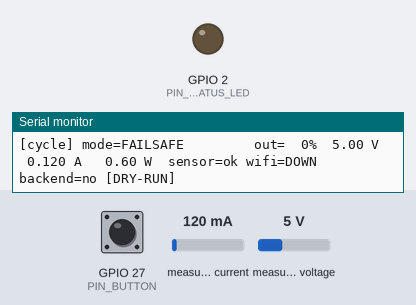
The sketch below on a simulated ESP32. Parts: output pins drawn as LEDs (lit = HIGH), the last lines printed to the serial monitor. The inputs (shaded band) are chosen by the test bench; at power-on: measured voltage 5 V, GPIO 27 (PIN_BUTTON) HIGH, measured current 120 mA. WiFi joins after 1.5 s; servers stay silent unless stated; uploads are accepted with an empty reply.

Above: at 1.4 s.
1.5 s: measured voltage set to 11.2 V
At 3.8 s:
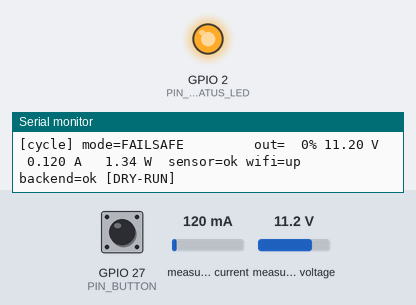
4.1 s: GPIO 27 (PIN_BUTTON) pulled LOW for 0.2 s
6.9 s: measured current set to 1000 mA
9.9 s: GPIO 27 (PIN_BUTTON) pulled LOW for 1 s
12.9 s: GPIO 27 (PIN_BUTTON) driven LOW
Timing chart, 0 to 15.9 s (numbered marks = the images above; inputs shaded):
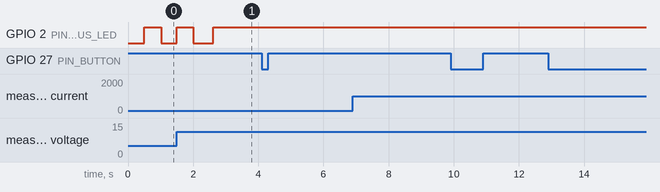

The sketch:

esp32_station_a.ino
```cpp
/*
 * GridPulse - ESP32 "Station A" firmware (real device path)
 * ---------------------------------------------------------------------------------------------
 * LOW-VOLTAGE DEMO ONLY (12 V DC max). This is not an EV charger and must never switch mains.
 *
 * What it does (once per POLL_INTERVAL_MS):
 *   1. reads the INA219 (bus voltage, current, power) - or reports flagged placeholder values if it is absent
 *   2. GET  /device/{id}/command   -> {command, power_fraction, seq, valid_for_s}
 *   3. applies the command to the output pin (PWM into the MOSFET gate)  -- or only *pretends* when DRY_RUN
 *   4. POST /device/{id}/ack       -> once per new command sequence number
 *   5. POST /telemetry/update      -> readings + mode + flags (source="real", dry_run, sensor_status)
 *
 * Safety design:
 *   - boot state is OUTPUT OFF; the output stays off until the first valid command arrives
 *   - FAILSAFE: no valid command for `valid_for_s` (Wi-Fi lost, backend down) => OUTPUT OFF
 *   - duty is clamped to MAX_DUTY_PCT locally, whatever the backend says
 *   - latched fault (overcurrent / overvoltage, only when the output is really enabled) => OUTPUT OFF
 *   - button: short press toggles LOCAL OVERRIDE (output held OFF); long press clears a latched fault
 *   - external hardware must still provide a gate pull-down resistor and a fuse (>= 2 A)
 *
 * Honest fallbacks (all reported to the backend so the dashboard can label them):
 *   - DRY_RUN true       -> output pin is never driven; telemetry says dry_run=true
 *   - INA219 not found   -> values are 0 and sensor_status="missing" (placeholders, NOT measurements)
 *
 * Libraries (Arduino Library Manager or PlatformIO): "Adafruit INA219", "Adafruit BusIO", "ArduinoJson" (v7).
 * Board: "ESP32 Dev Module" (arduino-esp32 core 2.x or 3.x).
 */
#include <Arduino.h>
#include <WiFi.h>
#include <WiFiClientSecure.h>
#include <HTTPClient.h>
#include <Wire.h>
#include <Adafruit_INA219.h>
#include <ArduinoJson.h>

// =====================================================================================================
//  CONFIG  -  edit this block only.   (Do not commit real Wi-Fi passwords.)
// =====================================================================================================
#define WIFI_SSID          "YOUR_WIFI_NAME"
#define WIFI_PASSWORD      "YOUR_WIFI_PASSWORD"
#define BACKEND_BASE_URL   "http://192.168.1.50:8000"   // LAN dev: http://<laptop-ip>:8000  |  deployed: https://gridpulse-api-yjd1.onrender.com
#define DEVICE_ID          "esp32-station-a"            // must match the station's device id (seeded: Station A)
#define STATION_CODE       "A"                          // bind to this station on register ("" = do not bind)
#define FIRMWARE_VERSION   "gridpulse-esp32 1.1.0"
#define DEVICE_API_KEY     ""                           // must equal the backend's DEVICE_API_KEY ("" = backend has none)

// Pin map (change to match your wiring - see docs/wiring.md)
constexpr int PIN_I2C_SDA    = 21;   // INA219 SDA
constexpr int PIN_I2C_SCL    = 22;   // INA219 SCL
constexpr int PIN_BUTTON     = 27;   // push button to GND (uses the internal pull-up)
constexpr int PIN_OUTPUT     = 25;   // MOSFET gate (via the LR7843 module's input), PWM
constexpr int PIN_STATUS_LED = 2;    // on-board LED
constexpr uint8_t INA219_I2C_ADDR = 0x40;

// TLS for https:// backends. true = encrypted but the server certificate is NOT verified (fine for a demo on your own
// network, not for anything sensitive). Verifying needs the server's root CA pinned in the sketch.
constexpr bool TLS_INSECURE = true;

// Output
constexpr bool     DRY_RUN            = true;   // true = NEVER drive PIN_OUTPUT (MOSFET/bulb not connected yet)
constexpr bool     OUTPUT_ACTIVE_HIGH = true;   // false if the driver module is active-low
constexpr int      MAX_DUTY_PCT       = 90;     // local hard cap on output duty
constexpr uint32_t PWM_FREQ_HZ        = 1000;
constexpr uint8_t  PWM_RES_BITS       = 10;
constexpr int      PWM_CHANNEL        = 0;      // used only by arduino-esp32 core 2.x

// Safety limits (applied only when the output is really enabled, i.e. DRY_RUN == false)
constexpr float CURRENT_TRIP_A = 1.8f;   // must stay below the fuse rating
constexpr float VOLTAGE_MAX_V  = 16.0f;

// Telemetry
// The chip temperature is NOT load temperature and the backend uses `temperature` for its over-temperature rule,
// so it is not reported unless you attach a real sensor and change this.
constexpr bool REPORT_CHIP_TEMPERATURE = false;

// Timing
constexpr uint32_t POLL_INTERVAL_MS    = 1000;
constexpr uint32_t HTTP_TIMEOUT_MS     = 2500;
constexpr uint32_t WIFI_RETRY_MS       = 10000;
constexpr uint32_t SENSOR_RETRY_MS     = 10000;
constexpr uint32_t DEFAULT_VALID_FOR_MS = 15000;
constexpr uint32_t BUTTON_DEBOUNCE_MS  = 40;
constexpr uint32_t BUTTON_LONG_PRESS_MS = 2000;
// =====================================================================================================

// ---- state -----------------------------------------------------------------------------------------
static Adafruit_INA219 ina(INA219_I2C_ADDR);
static bool     sensorOk = false;
static uint32_t lastSensorTryMs = 0;

static bool     registered = false;
static bool     backendOk = false;
static bool     haveCommand = false;
static String   currentCommand = "NORMAL";
static float    targetFraction = 0.0f;
static long     lastSeq = -1;            // last command seq that was acknowledged successfully
static uint32_t lastCmdOkMs = 0;
static uint32_t validForMs = DEFAULT_VALID_FOR_MS;

static bool     localOverride = false;   // set by the button
static bool     faultLatched = false;
static String   faultName = "";
static String   pendingEvent = "";       // sent with the next telemetry packet, then cleared
static String   currentMode = "FAILSAFE";
static float    outputPct = 0.0f;

static uint32_t lastCycleMs = 0;
static uint32_t lastWifiTryMs = 0;
static bool     wifiWasUp = false;

// button (interrupt driven so a short press is not missed while an HTTP call blocks)
static volatile bool     btnDown = false;
static volatile bool     btnReleased = false;
static volatile uint32_t btnEdgeMs = 0;
static volatile uint32_t btnDownMs = 0;
static volatile uint32_t btnHeldMs = 0;
static bool              longHandled = false;

struct Reading {
  float v = 0, a = 0, w = 0;
  bool valid = false;
};

// ---- output ----------------------------------------------------------------------------------------
static void pwmWriteDuty(uint32_t duty) {
#if defined(ESP_ARDUINO_VERSION_MAJOR) && ESP_ARDUINO_VERSION_MAJOR >= 3
  ledcWrite(PIN_OUTPUT, duty);
#else
  ledcWrite(PWM_CHANNEL, duty);
#endif
}

static void writeOutput(float pct) {
  if (DRY_RUN) return;  // dry-run: the output pin is never driven
  const uint32_t maxDuty = (1u << PWM_RES_BITS) - 1;
  uint32_t duty = (uint32_t)(pct / 100.0f * maxDuty + 0.5f);
  if (duty > maxDuty) duty = maxDuty;
  if (!OUTPUT_ACTIVE_HIGH) duty = maxDuty - duty;
  pwmWriteDuty(duty);
}

static void outputInit() {
  if (DRY_RUN) {
    pinMode(PIN_OUTPUT, INPUT);  // high-impedance: definitely not driving anything
    return;
  }
#if defined(ESP_ARDUINO_VERSION_MAJOR) && ESP_ARDUINO_VERSION_MAJOR >= 3
  ledcAttach(PIN_OUTPUT, PWM_FREQ_HZ, PWM_RES_BITS);
#else
  ledcSetup(PWM_CHANNEL, PWM_FREQ_HZ, PWM_RES_BITS);
  ledcAttachPin(PIN_OUTPUT, PWM_CHANNEL);
#endif
  writeOutput(0.0f);  // OFF first, before anything else runs
}

/** Decide mode + output from all inputs. Priority: fault > local override > failsafe > commanded. */
static void recomputeOutput() {
  const uint32_t now = millis();
  const bool failsafe = !haveCommand || (now - lastCmdOkMs > validForMs);
  if (faultLatched) {
    currentMode = String("FAULT_") + faultName;
    outputPct = 0.0f;
  } else if (localOverride) {
    currentMode = "LOCAL_OVERRIDE";
    outputPct = 0.0f;
  } else if (failsafe) {
    currentMode = "FAILSAFE";
    outputPct = 0.0f;
  } else {
    currentMode = currentCommand;
    outputPct = min(targetFraction * 100.0f, (float)MAX_DUTY_PCT);
  }
  writeOutput(outputPct);
}

// ---- sensor ----------------------------------------------------------------------------------------
static bool i2cPresent(uint8_t addr) {
  Wire.beginTransmission(addr);
  return Wire.endTransmission() == 0;
}

static void initSensor() {
  lastSensorTryMs = millis();
  if (i2cPresent(INA219_I2C_ADDR) && ina.begin(&Wire)) {
    ina.setCalibration_32V_2A();
    sensorOk = true;
    Serial.println("[sensor] INA219 ready");
  } else {
    sensorOk = false;
    Serial.println("[sensor] INA219 NOT FOUND - telemetry will carry placeholder values (sensor_status=missing)");
  }
}

static Reading readSensor() {
  Reading r;
  if (!sensorOk) {
    if (millis() - lastSensorTryMs > SENSOR_RETRY_MS) initSensor();
    if (!sensorOk) return r;  // zeros, valid=false
  }
  if (!i2cPresent(INA219_I2C_ADDR)) {  // unplugged at runtime
    sensorOk = false;
    Serial.println("[sensor] INA219 stopped responding");
    return r;
  }
  const float v = ina.getBusVoltage_V();
  const float a = ina.getCurrent_mA() / 1000.0f;
  const float w = ina.getPower_mW() / 1000.0f;
  if (!isfinite(v) || !isfinite(a) || !isfinite(w) || v < 0 || v > 32.5f) {
    sensorOk = false;  // implausible => treat as a sensor error and retry later
    return r;
  }
  r.v = v; r.a = a; r.w = w; r.valid = true;
  return r;
}

static void latchFault(const char* name) {
  faultLatched = true;
  faultName = name;
  lastSeq = -1;  // force a re-ack (as "rejected") of the current command
  Serial.printf("[SAFETY] fault latched: %s - output OFF until a long button press\n", name);
  recomputeOutput();
}

static void checkFaults(const Reading& r) {
  if (!r.valid || DRY_RUN || faultLatched) return;  // trips only guard a really-driven output
  if (fabsf(r.a) > CURRENT_TRIP_A) latchFault("OVERCURRENT");
  else if (r.v > VOLTAGE_MAX_V) latchFault("OVERVOLTAGE");
}

// ---- http ------------------------------------------------------------------------------------------
static int httpCall(bool isPost, const String& path, const String& body, String& out) {
  WiFiClient plain;
  WiFiClientSecure secure;
  HTTPClient http;
  http.setConnectTimeout(HTTP_TIMEOUT_MS);
  http.setTimeout(HTTP_TIMEOUT_MS);
  const String url = String(BACKEND_BASE_URL) + path;
  bool started;
  if (url.startsWith("https://")) {
    if (TLS_INSECURE) secure.setInsecure();
    secure.setTimeout(HTTP_TIMEOUT_MS / 1000 + 1);
    started = http.begin(secure, url);
  } else {
    started = http.begin(plain, url);
  }
  if (!started) return -1;
  if (strlen(DEVICE_API_KEY) > 0) http.addHeader("X-Device-Key", DEVICE_API_KEY);
  int code;
  if (isPost) {
    http.addHeader("Content-Type", "application/json");
    code = http.POST(body);
  } else {
    code = http.GET();
  }
  out = (code > 0) ? http.getString() : http.errorToString(code);
  http.end();
  return code;
}

static bool registerDevice() {
  JsonDocument doc;
  doc["device_id"] = DEVICE_ID;
  doc["device_mode"] = "real";
  if (strlen(STATION_CODE) > 0) doc["station_code"] = STATION_CODE;
  doc["dry_run"] = DRY_RUN;
  doc["firmware_version"] = FIRMWARE_VERSION;
  doc["sensor_status"] = sensorOk ? "ok" : "missing";
  String body, resp;
  serializeJson(doc, body);
  const int code = httpCall(true, "/device/register", body, resp);
  Serial.printf("[net] register -> HTTP %d\n", code);
  if (code >= 200 && code < 300) return true;
  if (code == 409 || code == 404) Serial.printf("[net] register rejected: %s\n", resp.c_str());
  return false;
}

static bool sendAck(long seq, const String& command) {
  const char* status = faultLatched ? "rejected" : (localOverride ? "local_override" : "applied");
  String detail;
  if (faultLatched) detail = String("fault latched: ") + faultName;
  else if (localOverride) detail = "local override active: output held OFF";
  else detail = String(DRY_RUN ? "dry-run: would output " : "output ") + String(outputPct, 0) + "%";

  JsonDocument doc;
  doc["seq"] = seq;
  doc["command"] = command;
  doc["status"] = status;
  doc["detail"] = detail;
  doc["dry_run"] = DRY_RUN;
  doc["output_pct"] = outputPct;
  String body, resp;
  serializeJson(doc, body);
  const int code = httpCall(true, String("/device/") + DEVICE_ID + "/ack", body, resp);
  Serial.printf("[net] ack seq=%ld %s -> HTTP %d\n", seq, status, code);
  return code >= 200 && code < 300;
}

static void pollCommand() {
  String resp;
  const int code = httpCall(false, String("/device/") + DEVICE_ID + "/command", "", resp);
  if (code == 404) {  // backend does not know us (e.g. it was reset): register again
    registered = false;
    backendOk = false;
    return;
  }
  if (code != 200) {
    backendOk = false;
    Serial.printf("[net] command poll failed: HTTP %d %s\n", code, resp.c_str());
    return;
  }
  JsonDocument doc;
  if (deserializeJson(doc, resp)) {
    backendOk = false;
    Serial.println("[net] command poll: bad JSON");
    return;
  }
  backendOk = true;
  const String command = String((const char*)(doc["command"] | "NORMAL"));
  const float fraction = doc["power_fraction"] | 0.0f;
  const long seq = doc["seq"] | -1L;
  const uint32_t validFor = (uint32_t)((doc["valid_for_s"] | 15) * 1000UL);

  haveCommand = true;
  lastCmdOkMs = millis();
  validForMs = validFor;
  currentCommand = command;
  targetFraction = constrain(fraction, 0.0f, 1.0f);
  recomputeOutput();

  if (seq != lastSeq) {  // new command (or a state change that needs re-acknowledging)
    if (sendAck(seq, command)) lastSeq = seq;
  }
}

static bool sendTelemetry(const Reading& r) {
  JsonDocument doc;
  doc["device_id"] = DEVICE_ID;
  doc["voltage"] = max(0.0f, r.v);
  doc["current"] = r.a;
  doc["power"] = r.w;
  if (REPORT_CHIP_TEMPERATURE) doc["temperature"] = temperatureRead();
  doc["mode"] = currentMode;
  doc["source"] = "real";
  doc["dry_run"] = DRY_RUN;
  doc["sensor_status"] = sensorOk ? "ok" : "missing";
  doc["local_override"] = localOverride;
  if (pendingEvent.length() > 0) doc["event"] = pendingEvent;
  if (!sensorOk) doc["note"] = "INA219 not found - voltage/current/power are placeholders";
  else if (DRY_RUN) doc["note"] = "dry-run: output pin not driven";
  String body, resp;
  serializeJson(doc, body);
  const int code = httpCall(true, "/telemetry/update", body, resp);
  if (code >= 200 && code < 300) {
    pendingEvent = "";
    backendOk = true;
    return true;
  }
  backendOk = false;
  Serial.printf("[net] telemetry failed: HTTP %d %s\n", code, resp.c_str());
  return false;
}

// ---- button ----------------------------------------------------------------------------------------
void IRAM_ATTR onButtonEdge() {
  const uint32_t now = millis();
  if (now - btnEdgeMs < BUTTON_DEBOUNCE_MS) return;
  btnEdgeMs = now;
  if (digitalRead(PIN_BUTTON) == LOW) {
    btnDown = true;
    btnDownMs = now;
  } else if (btnDown) {
    btnDown = false;
    btnHeldMs = now - btnDownMs;
    btnReleased = true;
  }
}

static void onShortPress() {
  localOverride = !localOverride;
  pendingEvent = "button_press";
  lastSeq = -1;  // re-acknowledge the current command with the new state
  Serial.printf("[button] short press -> local override %s\n", localOverride ? "ON (output held OFF)" : "off");
  recomputeOutput();
}

static void onLongPress() {
  if (faultLatched) {
    faultLatched = false;
    faultName = "";
    pendingEvent = "fault_cleared";
    lastSeq = -1;
    Serial.println("[button] long press -> fault cleared");
    recomputeOutput();
  } else {
    Serial.println("[button] long press (no fault latched)");
  }
}

static void handleButton() {
  if (btnDown && !longHandled && millis() - btnDownMs >= BUTTON_LONG_PRESS_MS) {
    longHandled = true;
    onLongPress();
  }
  if (btnReleased) {
    noInterrupts();
    const bool released = btnReleased;
    const uint32_t held = btnHeldMs;
    btnReleased = false;
    interrupts();
    if (released) {
      if (!longHandled && held < BUTTON_LONG_PRESS_MS) onShortPress();
      longHandled = false;
    }
  }
}

// ---- wifi ------------------------------------------------------------------------------------------
static void ensureWifi() {
  const bool up = WiFi.status() == WL_CONNECTED;
  if (up && !wifiWasUp) {
    Serial.printf("[wifi] connected, IP %s\n", WiFi.localIP().toString().c_str());
    registered = false;  // (re)register after every reconnect
  } else if (!up && wifiWasUp) {
    Serial.println("[wifi] connection lost - output will fail safe if commands stop");
  }
  wifiWasUp = up;
  if (!up && millis() - lastWifiTryMs > WIFI_RETRY_MS) {
    lastWifiTryMs = millis();
    WiFi.disconnect();
    WiFi.begin(WIFI_SSID, WIFI_PASSWORD);
    Serial.println("[wifi] reconnecting...");
  }
}

// ---- main ------------------------------------------------------------------------------------------
static void cycle() {
  const Reading r = readSensor();
  checkFaults(r);
  recomputeOutput();

  if (WiFi.status() == WL_CONNECTED) {
    if (!registered) registered = registerDevice();
    if (registered) {
      pollCommand();
      sendTelemetry(r);
    }
  } else {
    backendOk = false;
  }
  recomputeOutput();  // applies failsafe if commands stopped arriving

  Serial.printf("[cycle] mode=%-16s out=%3.0f%% %5.2f V %6.3f A %6.2f W  sensor=%s wifi=%s backend=%s%s%s\n",
                currentMode.c_str(), outputPct, r.v, r.a, r.w, sensorOk ? "ok" : "MISSING",
                WiFi.status() == WL_CONNECTED ? "up" : "DOWN", backendOk ? "ok" : "no",
                DRY_RUN ? " [DRY-RUN]" : "", localOverride ? " [OVERRIDE]" : "");
}

void setup() {
  Serial.begin(115200);
  delay(200);
  pinMode(PIN_STATUS_LED, OUTPUT);
  outputInit();  // first thing: guarantee the output is OFF (or untouched in dry-run)
  pinMode(PIN_BUTTON, INPUT_PULLUP);
  attachInterrupt(digitalPinToInterrupt(PIN_BUTTON), onButtonEdge, CHANGE);

  Wire.begin(PIN_I2C_SDA, PIN_I2C_SCL);
  Wire.setClock(100000);
  initSensor();

  WiFi.mode(WIFI_STA);
  WiFi.setAutoReconnect(true);
  WiFi.begin(WIFI_SSID, WIFI_PASSWORD);
  lastWifiTryMs = millis();

  Serial.println();
  Serial.println("=== GridPulse ESP32 " FIRMWARE_VERSION " ===");
  Serial.printf("device=%s station=%s backend=%s\n", DEVICE_ID, STATION_CODE, BACKEND_BASE_URL);
  Serial.printf("mode: %s output, INA219 %s\n", DRY_RUN ? "DRY-RUN (pin not driven)" : "LIVE (PWM active)",
                sensorOk ? "present" : "missing");
  recomputeOutput();
}

void loop() {
  handleButton();
  ensureWifi();
  recomputeOutput();  // keeps the failsafe timer honest even between cycles

  const uint32_t now = millis();
  if (now - lastCycleMs >= POLL_INTERVAL_MS) {
    lastCycleMs = now;
    cycle();
  }
  // status LED: solid = talking to backend, slow blink = no backend
  digitalWrite(PIN_STATUS_LED, backendOk ? HIGH : ((now / 500) % 2 ? HIGH : LOW));
  delay(5);
}
```
